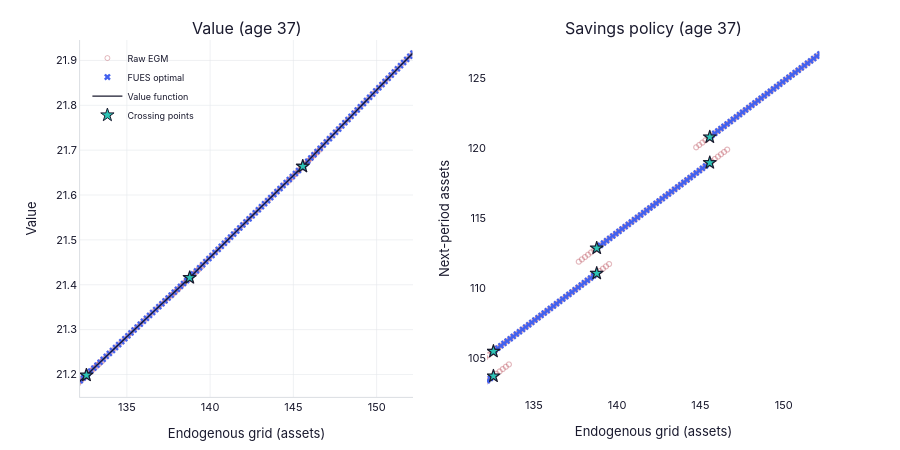

The cell this chart's notebook holds for it:
### Markdown cell above
**Interactive plots**

### Code cell
# ── Interactive EGM grid plot (auto-centered on crossings, auto y-range) ──
from examples.retirement.outputs import nb_plot_egm_interactive

fig = nb_plot_egm_interactive(nest2, model, age=plot_age, pad=10)
fig.show()

### Figure 1 — Plotly figure (JSON) as saved in the notebook; plotly's stock layout.template omitted (floating-point values rounded to 4 significant figures; data arrays with more than 128 entries replaced by an {"elided": "..."} marker saying what was removed)
{"data": [{"marker": {"color": "#b23a48", "opacity": 0.35, "size": 5, "symbol": "circle-open"}, "mode": "markers", "name": "Raw EGM", "type": "scattergl", "x": {"elided": "3000 float values"}, "xaxis": "x", "y": {"elided": "3000 float values"}, "yaxis": "y"}, {"marker": {"color": "#4361ee", "size": 6, "symbol": "x"}, "mode": "markers", "name": "FUES optimal", "type": "scattergl", "x": {"elided": "2868 float values"}, "xaxis": "x", "y": {"elided": "2868 float values"}, "yaxis": "y"}, {"line": {"color": "#1a1a2e", "width": 1.3}, "mode": "lines", "name": "Value function", "type": "scattergl", "x": {"elided": "2868 float values"}, "xaxis": "x", "y": {"elided": "2868 float values"}, "yaxis": "y"}, {"marker": {"color": "#2ec4b6", "line": {"color": "#1a1a2e", "width": 1}, "size": 10, "symbol": "star"}, "mode": "markers", "name": "Crossing points", "type": "scattergl", "x": [116.5, 116.5, 119.3, 119.3, 122.8, 122.8, 127.3, 127.3, 132.6, 132.6, 138.8, 138.8, 145.6, 145.6, 153.3, 153.3, 161.8, 161.8, 171.0, 171.0, 181.1, 181.1, 191.8, 191.8], "xaxis": "x", "y": [20.68, 20.68, 20.77, 20.77, 20.88, 20.88, 21.02, 21.02, 21.2, 21.2, 21.42, 21.42, 21.66, 21.66, 21.96, 21.96, 22.3, 22.3, 22.68, 22.68, 23.11, 23.11, 23.59, 23.59], "yaxis": "y"}, {"marker": {"color": "#b23a48", "opacity": 0.35, "size": 5, "symbol": "circle-open"}, "mode": "markers", "showlegend": false, "type": "scattergl", "x": {"elided": "3000 float values"}, "xaxis": "x2", "y": {"elided": "3000 float values"}, "yaxis": "y2"}, {"marker": {"color": "#4361ee", "size": 6, "symbol": "x"}, "mode": "markers", "showlegend": false, "type": "scattergl", "x": {"elided": "2868 float values"}, "xaxis": "x2", "y": {"elided": "2868 float values"}, "yaxis": "y2"}, {"marker": {"color": "#2ec4b6", "line": {"color": "#1a1a2e", "width": 1}, "size": 10, "symbol": "star"}, "mode": "markers", "showlegend": false, "type": "scattergl", "x": [116.5, 116.5, 119.3, 119.3, 122.8, 122.8, 127.3, 127.3, 132.6, 132.6, 138.8, 138.8, 145.6, 145.6, 153.3, 153.3, 161.8, 161.8, 171.0, 171.0, 181.1, 181.1, 191.8, 191.8], "xaxis": "x2", "y": [82.54, 84.17, 86.7, 88.36, 91.53, 93.23, 97.23, 98.96, 103.7, 105.5, 111.0, 112.8, 118.9, 120.8, 127.7, 129.6, 137.2, 139.1, 147.4, 149.3, 158.4, 160.4, 169.9, 172.0], "yaxis": "y2"}], "layout": {"annotations": [{"font": {"size": 16}, "showarrow": false, "text": "Value (age 37)", "x": 0.225, "xanchor": "center", "xref": "paper", "y": 1, "yanchor": "bottom", "yref": "paper"}, {"font": {"size": 16}, "showarrow": false, "text": "Savings policy (age 37)", "x": 0.775, "xanchor": "center", "xref": "paper", "y": 1, "yanchor": "bottom", "yref": "paper"}], "dragmode": "zoom", "font": {"color": "#1a1a2e", "family": "Inter, Helvetica Neue, Arial, sans-serif", "size": 11}, "height": 450, "legend": {"bgcolor": "rgba(0,0,0,0)", "borderwidth": 0, "font": {"color": "#1a1a2e", "size": 9}, "x": 0.01, "y": 0.99}, "margin": {"b": 40, "t": 40}, "paper_bgcolor": "#ffffff", "plot_bgcolor": "#ffffff", "xaxis": {"anchor": "y", "domain": [0, 0.45], "gridcolor": "#e5e7eb", "gridwidth": 0.6, "linecolor": "#d1d5db", "linewidth": 0.8, "range": [132.2, 152.2], "tickfont": {"color": "#1a1a2e"}, "title": {"font": {"color": "#1a1a2e"}, "text": "Endogenous grid (assets)"}, "zerolinecolor": "#e5e7eb"}, "xaxis2": {"anchor": "y2", "domain": [0.55, 1], "range": [132.2, 152.2], "title": {"text": "Endogenous grid (assets)"}}, "yaxis": {"anchor": "x", "domain": [0, 1], "gridcolor": "#e5e7eb", "gridwidth": 0.6, "linecolor": "#d1d5db", "linewidth": 0.8, "range": [21.15, 21.95], "tickfont": {"color": "#1a1a2e"}, "title": {"font": {"color": "#1a1a2e"}, "text": "Value"}, "zerolinecolor": "#e5e7eb"}, "yaxis2": {"anchor": "x2", "domain": [0, 1], "range": [102.2, 127.7], "title": {"text": "Next-period assets"}}}}
